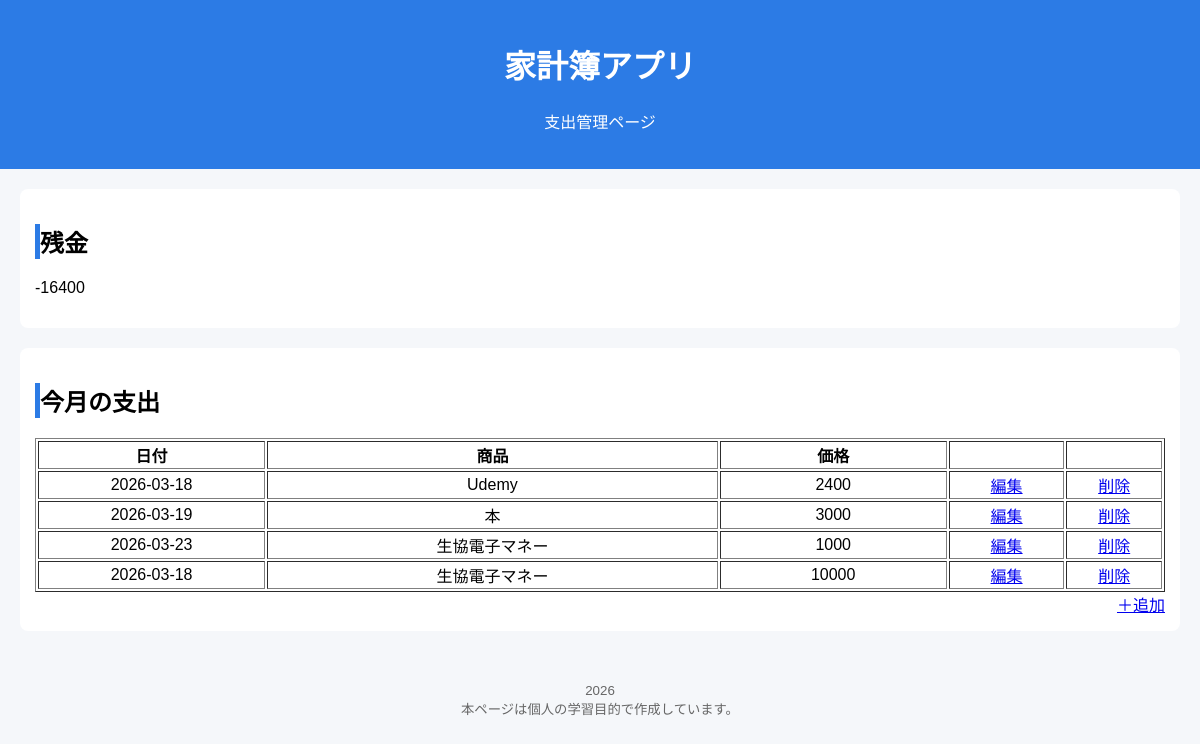
The page / on the database its author committed.
### tables this page shows
CREATE TABLE "expense"(
id integer primary key autoincrement,
goods text not null,
amount text not null
, date DATE);

### app.py (the view)
@app.route("/")
def top():
    expense_list = get_db().execute("select id,date,goods,amount from expense").fetchall()
    income_list = get_db().execute("select id,date,amount from income").fetchall()
    total_expense = 0
    total_income = 0
    for expense_data in expense_list:
        total_expense += int(expense_data['amount'])
    for income_data in income_list:
        total_income += int(income_data['amount'])
    remaining_amount = total_income - total_expense
    return render_template('index.html',expense_list=expense_list,
                                        income_list=income_list,
                                        remaining_amount=remaining_amount)

### app.py (called while the page is built)
def connect_db():
    rv = sqlite3.connect(DATABASE)
    rv.row_factory = sqlite3.Row
    return rv

def get_db():
    if not hasattr(g,'sqlite_db'):
        g.sqlite_db = connect_db()
    return g.sqlite_db

### templates/index.html
{% extends "base.html" %}
{% block content %}
<header>
    <h1>家計簿アプリ</h1>
    <p>支出管理ページ</p>
</header>
<main>
    <section>
        <h2>残金</h2>
        <p>{{remaining_amount}}</p>
    </section>
    <section>
        <h2>今月の支出</h2>
            {% if memo_list == [] %}
                <p>今月の支出は登録されていません</p>
            {% else %}
                <table border="1">
                    <tr>
                        <th>日付</th>
                        <th>商品</th>
                        <th>価格</th>
                        <th></th>
                        <th></th>
                    </tr>
                    {% for expense in expense_list %}
                        <tr>
                            <td>{{expense.date}}</td>
                            <td>{{expense.goods}}</td>
                            <td>{{expense.amount}}</td>
                            <td>
                                <a href="/{{expense.id}}/edit" role="button">編集</a>
                            </td>
                            <td>
                                <a href="/{{expense.id}}/delete" role="button">削除</a>
                            </td>
                        </tr>
                    {% endfor %}
                </table>
            {% endif %}
            <a href="/regist" role="button" class="add_btn">＋追加</a>
    </section>
</main>
<footer>
    <small>
        2026<br>
        本ページは個人の学習目的で作成しています。
    </small>
</footer>
{% endblock %}

### templates/base.html (shortened to what this page needs)
<!DOCTYPE html>
<html lang="ja">
<head>
    <link rel="stylesheet" href="{{ url_for('static', filename='style.css') }}">
</head>
<body>
    {% block content %}
    {% endblock %}
</body>
</html>

### static/style.css (style rules this page uses)
body { font-family:sans-serif; background-color:#f5f7fa; margin:0; padding:0; }
header { background-color: #2c7be5; color:white; padding:20px; text-align:center; }
main { padding:20px; }
section { background: white; margin-bottom: 20px; padding: 15px; border-radius: 8px; }
h2 { border-left:5px solid #2c7be5; padding-left:10; }
footer { text-align:center; padding: 10px; color:#666; }
.add_btn { display: block; width: fit-content; margin-left: auto; }
table { width: 100%; table-layout: fixed; text-align: center; }
th:nth-child(1), td:nth-child(1) { width: 20%; }
th:nth-child(2), td:nth-child(2) { width: 40%; }
th:nth-child(3), td:nth-child(3) { width: 20%; }
th:nth-child(4), td:nth-child(4) { width: 10%; }

### rows shown on the page
expense: date "2026-03-18", goods "Udemy", amount "2400"
expense: date "2026-03-19", goods "本", amount "3000"
expense: date "2026-03-23", goods "生協電子マネー", amount "1000"
expense: date "2026-03-18", goods "生協電子マネー", amount "10000"

### other values the page prints
{{ remaining_amount }} "-16400"
